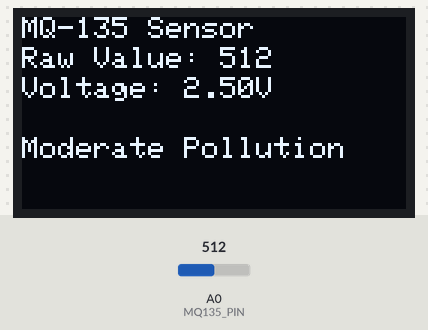
The sketch below on a simulated Arduino Uno, built with avr-gcc and run on an emulated ATmega328P. Shown: 128×64 one-colour display. Inputs (shaded band) come from the test bench; at power-on: A0 (MQ135_PIN) = 512. What the sketch prints to the serial monitor is not drawn.

Above: at 1.7 s.
1.8 s: A0 (MQ135_PIN) set to 582
At 2.6 s:
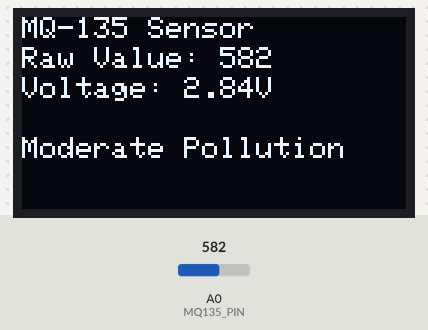
3.6 s: A0 (MQ135_PIN) set to 617
At 4.9 s:
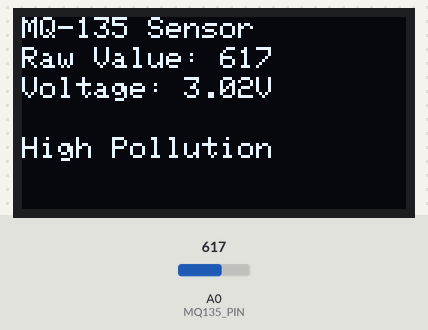
5.2 s: A0 (MQ135_PIN) set to 390
At 6.3 s:
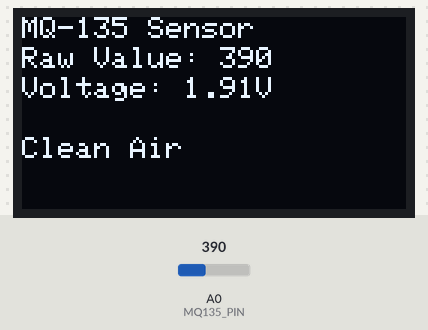
Timing chart, 0 to 8.2 s (numbered marks = the images above; inputs shaded):
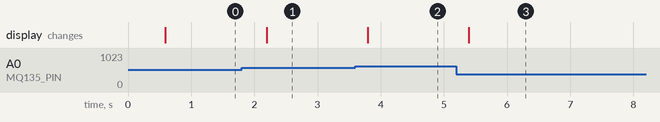

Measured:
- the behaviour switches between 600 and 601 on A0 (MQ135_PIN) (found by bisection; images 1 and 2)
- after the input at 1.8 s, the display: changes after 0.39 s (image 1)
- after the input at 3.6 s, the display: changes after 0.20 s (image 2)
- after the input at 5.2 s, the display: changes after 0.20 s (image 3)

The sketch:

mq135ToOled.ino
```cpp
#include <Wire.h>
#include <Adafruit_GFX.h>
#include <Adafruit_SSD1306.h>

#define SCREEN_WIDTH 128  // OLED display width, in pixels
#define SCREEN_HEIGHT 64  // OLED display height, in pixels
#define OLED_RESET    -1  // Reset pin # (or -1 if sharing Arduino reset pin)
Adafruit_SSD1306 display(SCREEN_WIDTH, SCREEN_HEIGHT, &Wire, OLED_RESET);

#define MQ135_PIN A0  // Analog pin connected to MQ-135 sensor

void setup() {
  // Start serial communication for debugging purposes
  Serial.begin(9600);

  // Initialize the OLED display
  if(!display.begin(SSD1306_SWITCHCAPVCC, 0x3C)) {  // 0x3C is the I2C address of the OLED
    Serial.println(F("SSD1306 allocation failed"));
    for(;;);  // Don't proceed, loop forever
  }

  // Clear the buffer
  display.clearDisplay();

  // Print the initialization message
  display.setTextSize(1);      // Normal 1:1 pixel scale
  display.setTextColor(SSD1306_WHITE); // Draw white text
  display.setCursor(0, 0);     // Start at top-left corner
  display.println(F("MQ-135 Sensor"));
  display.display();           // Show the message on the display
  delay(500);                 // Wait for 2 seconds
}

void loop() {
  // Read analog data from MQ-135
  int mq135_value = analogRead(MQ135_PIN);

  // Convert the raw analog value to a readable form (depends on calibration)
  float voltage = mq135_value * (5.0 / 1023.0); // Convert the ADC value to voltage (0-5V)

  // Display data on OLED
  display.clearDisplay();   // Clear the display

  // Show sensor value in raw format
  display.setTextSize(1);
  display.setTextColor(SSD1306_WHITE);
  display.setCursor(0, 0);  // Start at top-left corner
  display.println("MQ-135 Sensor");
  display.setCursor(0, 10);
  display.print("Raw Value: ");
  display.println(mq135_value);

  // Show converted voltage
  display.setCursor(0, 20);
  display.print("Voltage: ");
  display.print(voltage, 2);  // Display voltage with 2 decimal places
  display.println("V");

  // Show a message based on the sensor value (optional)
  display.setCursor(0, 40);
  if (mq135_value > 600) {
    display.println("High Pollution");
  } else if (mq135_value > 400) {
    display.println("Moderate Pollution");
  } else {
    display.println("Clean Air");
  }

  display.display();   // Show the updated display content

  // Debug output to the serial monitor
  Serial.print("MQ-135 Raw Value: ");
  Serial.println(mq135_value);
  Serial.print("Voltage: ");
  Serial.print(voltage);
  Serial.println(" V");

  delay(500);  // Update every second
}
```
